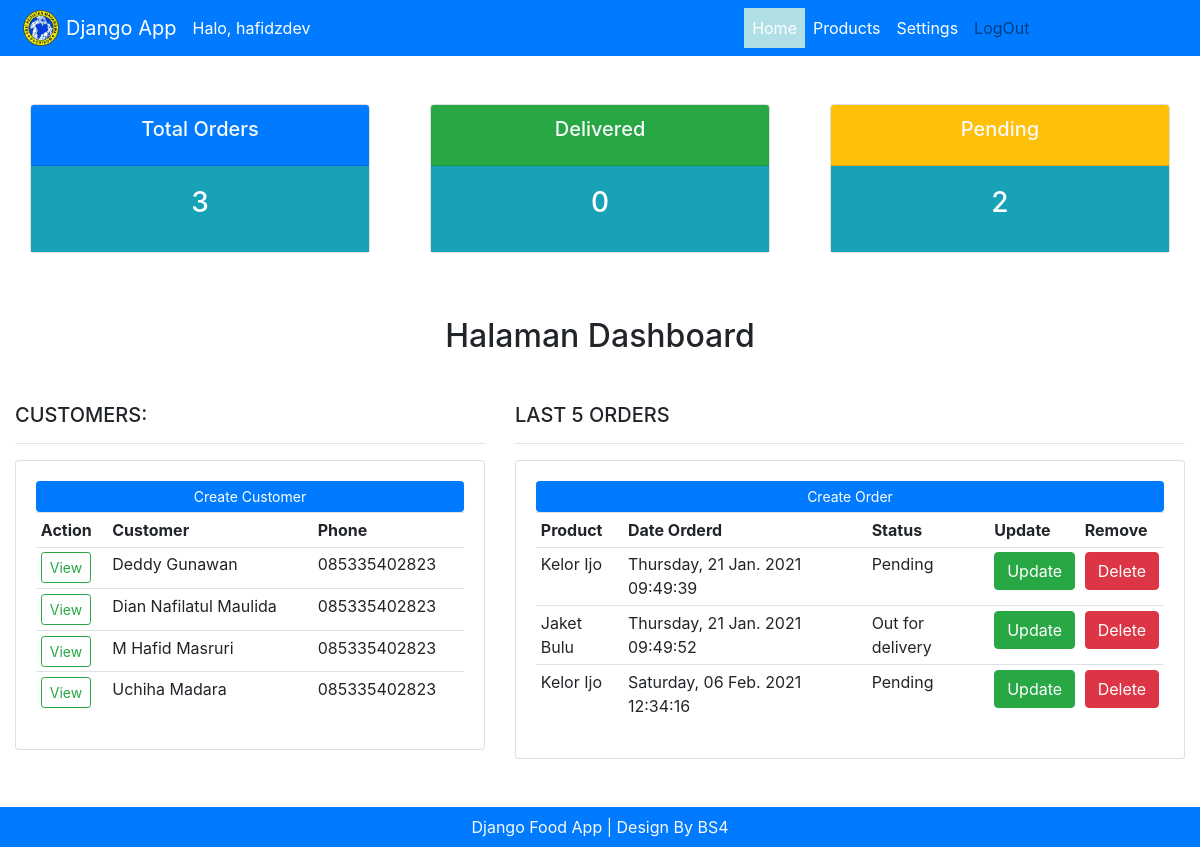
The app's page / (signed in) with its own data.
### masruri/models.py (models this page shows, shortened)
class Custumer(models.Model):
    user = models.OneToOneField(User, null=True, on_delete=models.CASCADE)
    name = models.CharField(max_length=200, blank=True, null=True)
    phone = models.CharField(max_length=200, blank=True, null=True)
    email = models.CharField(max_length=200, blank=True, null=True)
    date_created = models.DateTimeField(auto_now_add=True, null=True)
    profile_pic = models.ImageField(
        null=True, blank=True, upload_to='photos/%Y/%m/%d/')

class Order(models.Model):
    STATUS = (
        ('Pending', 'Pending'),
        ('Out for delivery', 'Out for delivery'),
        ('Delivered', 'Delivered'),
    )
    custumer = models.ForeignKey(
        Custumer, null=True, on_delete=models.SET_NULL)
    product = models.ForeignKey(Product, null=True, on_delete=models.SET_NULL)
    date_created = models.DateTimeField(auto_now_add=True, null=True)
    status = models.CharField(max_length=200, null=True, choices=STATUS)
    note = models.CharField(max_length=200, blank=True, null=True)

class Product(models.Model):
    CATEGORY = (
        ('Indoor', 'Indoor'),
        ('Out Door', 'Out Door'),
    )
    name = models.CharField(max_length=200, blank=True, null=True)
    price = models.IntegerField(blank=True, null=True)
    category = models.CharField(
        max_length=200, blank=True, null=True, choices=CATEGORY)
    description = models.CharField(max_length=200, blank=True, null=True)
    date_created = models.DateTimeField(auto_now_add=True, null=True)
    tag = models.ManyToManyField(Tag)
    def __str__(self):
        return self.name

### masruri/decorators.py (the view)
    def perubahan_halaman(request, *args, **kwargs):
        group = None
        if request.user.groups.exists():
            group = request.user.groups.all()[0].name
        if group == 'custumer':
            return redirect('user-page')
        if group == 'admin':
            return fungsi_awal(request, *args, **kwargs)

### masruri/controllers/dashboard.py (called while the page is built)
@login_required(login_url='login')
@pilihan_login
def home(request):
    list_custumer = Custumer.objects.all()
    list_order = Order.objects.all()
    total_order = list_order.count()
    delivered = list_order.filter(status='Deliverd').count()
    pending = list_order.filter(status='Pending').count()
    data = {
        'judul': 'Halaman Dashboard',
        'menu': 'home',
        'custumer': list_custumer,
        'order': list_order,
        'total_orders': total_order,
        'delivered': delivered,
        'pending': pending,
    }
    return render(request, 'dashboard.html', data)

### masruri/templates/dashboard.html (shortened to what this page needs)
{% extends "main.html" %}
{% block content %}
{% load sweetify %}
{% include "status.html" %}
<div class="container-fluid">
    <h2 class="my-2 text-center">{{ judul }}</h2>
    <div class="row my-5">
        <div class="col-md-5">
            <h5>CUSTOMERS:</h5>
            <hr>
            <div class="card card-body">
                <a class="btn btn-primary btn-sm btnblock" href="">Create Customer</a>
                <table class="table table-sm">
                    <tr>
                        <th>Action</th>
                        <th>Customer</th>
                        <th>Phone</th>
                    </tr>
                    {% for datacustumer in custumer %}
                    <tr>
                        <td><a href="{% url 'custumer' datacustumer.id %}"
                                class="btn btn-outline-success btn-sm">View</a></td>
                        <td>{{ datacustumer.name }}</td>
                        <td>{{ datacustumer.phone }}</td>
                    </tr>
                    {% endfor %}
                </table>
            </div>
        </div>
        <div class="col-md-7">
            <h5>LAST 5 ORDERS</h5>
            <hr>
            <div class="card card-body">
                <a class="btn btn-primary btn-sm btnblock" href="{% url 'create_order' %}">Create Order</a>
                <table class="table table-sm">
                    <tr>
                        <th>Product</th>
                        <th>Date Orderd</th>
                        <th>Status</th>
                        <th>Update</th>
                        <th>Remove</th>
                    </tr>
                    {% for dataorder in order %}
                    <tr>
                        <td>{{ dataorder.product }}</td>
                        <td>{{ dataorder.date_created|date:"l, d N Y" }}
                            {{ dataorder.date_created|time:"H:i:s" }}
                        </td>
                        <td>{{ dataorder.status }}</td>
                        <td><a href="{% url 'update_order' dataorder.id %}" class="btn btn-success">Update</a></td>
                        <td><a href="{% url 'delete_order' dataorder.id %}" class="btn btn-danger">Delete</a></td>
                    </tr>
                    {% endfor %}
                </table>
            </div>
        </div>
    </div>
</div>
{% endblock content %}

### masruri/templates/main.html (shortened to what this page needs)
<!doctype html>
<html lang="en">
<head>
    <link rel="stylesheet" href="https://maxcdn.bootstrapcdn.com/bootstrap/4.0.0/
css/bootstrap.min.css" integrity="sha384-
Gn5384xqQ1aoWXA+058RXPxPg6fy4IWvTNh0E263XmFcJlSAwiGgFAW/dAiS6JXm" crossorigin="an
onymous">
    <link rel="stylesheet" href="https://cdnjs.cloudflare.com/ajax/libs/font-awesome/5.15.1/css/all.min.css"
 />
    {% load static %}
</head>
<body>
    {% include "navbar.html" %}
    {% block content %}
    {% load sweetify %}
    {% endblock content %}
    {% include "footer.html" %}
</body>
</html>

### masruri/templates/navbar.html (shortened to what this page needs)
<nav class="navbar navbar-expand-lg navbar-light bg-primary">
    {% load static %}
    <img src="{% static 'img/pusdikom.png' %}" width="50px">
    <a class="navbar-brand text-white" href="#">Django App </a>
    <span class="text-white">Halo, {{ request.user }}</span>
    <div class="collapse navbar-collapse" id="navbarNavAltMarkup">
        <div class="navbar-nav ml-auto">
            <a class=" nav-link text-white {% if menu == 'home'  %} aktif {% endif %}" href="{% url 'home' %}">Home
                <span class="sr-only">(current)</span></a>
            <a class="nav-link text-white {% if menu == 'products'  %} aktif {% endif %}"
                href="{% url 'products' %}">Products</a>
        </div>
    </div>
    <ul class="navbar-nav ">
        {% if user.is_authenticated %}
        <li class="nav-item">
            <a class="nav-link text-white {% if menu == 'settings' %} active {% endif %}"
                href="{% url 'accountpage' %}">Settings</a>
        </li>
        <li class="nav-item">
            <a class="nav-link" href="{% url 'logout' %}">LogOut</a>
        </li>
        {% endif %}
        {% if request.user.is_staff %}
        <a class="navlink {% if menu == 'home' %} active {% endif %}" href="{% url 'home' %}">Dashboar
            d</a>
        <a class="navlink {% if menu == 'products' %} active {% endif %}" href="{% url 'products' %}">
            Product</a>
        {% endif %}
    </ul>
</nav>

### masruri/templates/status.html
<div class="container-fluid">
    <div class="row my-5">
        <div class="col">
            <div class="col-md">
                <div class="card text-center text-white mb-3" id="total-orders">
                    <div class="card-header bg-primary text-light">
                        <h5 class="card-title">Total Orders</h5>
                    </div>
                    <div class="card-body bg-info">
                        <h3 class="card-title">{{ total_orders }}</h3>
                    </div>
                </div>
            </div>
        </div>
        <div class="col">
            <div class="col-md">
                <div class="card text-center text-white mb-3" id="ordersdelivered">
                    <div class="card-header bg-success text-light">
                        <h5 class="card-title">Delivered</h5>
                    </div>
                    <div class="card-body bg-info">
                        <h3 class="card-title">{{ delivered }}</h3>
                    </div>
                </div>
            </div>
        </div>
        <div class="col">
            <div class="col-md">
                <div class="card text-center text-white mb-3" id="orderspending">
                    <div class="card-header bg-warning text-light">
                        <h5 class="card-title">Pending</h5>
                    </div>
                    <div class="card-body bg-info">
                        <h3 class="card-title">{{ pending }}</h3>
                    </div>
                </div>
            </div>
        </div>
    </div>
</div>

### masruri/templates/footer.html
<footer class="bg-primary text-light py-2 my-2">
    <div class="text-center">
        <span>Django Food App | Design By BS4</span>
    </div>
</footer>

### masruri/templates/navbar.html (style rules this page uses)
.aktif { background: powderblue; }

### records on screen
Custumer: name "Deddy Gunawan", phone "085335402823"
Custumer: name "Dian Nafilatul Maulida", phone "085335402823"
Custumer: name "M Hafid Masruri", phone "085335402823"
Custumer: name "Uchiha Madara", phone "085335402823"
Order: product "Kelor Ijo", date_created "Thursday, 21 Jan. 2021", date_created "09:49:39", status "Pending"
Order: product "Jaket Bulu", date_created "Thursday, 21 Jan. 2021", date_created "09:49:52", status "Out for delivery"
Order: product "Kelor Ijo", date_created "Saturday, 06 Feb. 2021", date_created "12:34:16", status "Pending"

### other values on screen
{{ request.user }} "hafidzdev"
{{ total_orders }} "3"
{{ delivered }} "0"
{{ pending }} "2"
{{ judul }} "Halaman Dashboard"
